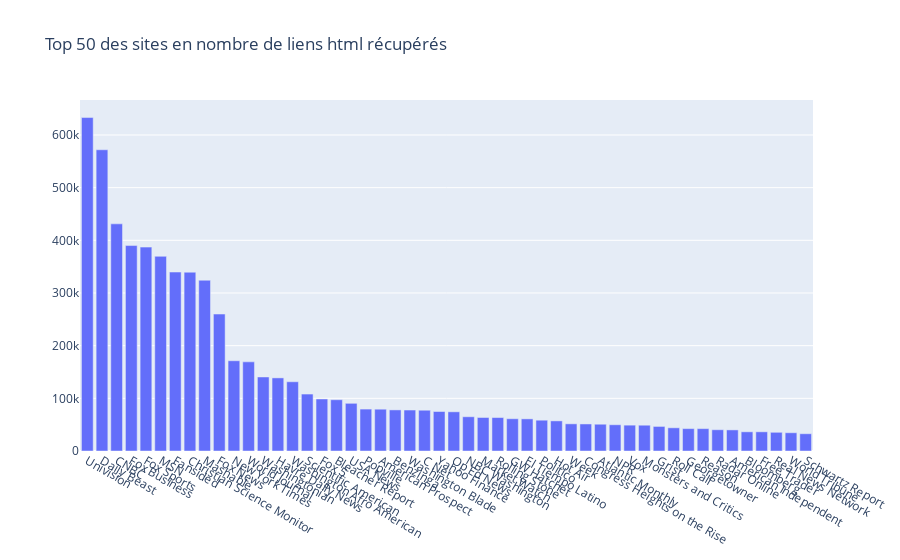

The notebook cell saved with this chart:
### Code cell
fig = go.Figure(data=[
    go.Bar(name="Top 50 des médias scrappés en nb", x=nb_liens_html.iloc[:50].loc[:, "_id"], y=nb_liens_html.iloc[:50].loc[:, "nb_liens"]),
    ])
# Change the bar mode
fig.update_xaxes(tickangle=30)
fig.update_layout(
    title="Top 50 des sites en nombre de liens html récupérés"
)
fig.show()

### Figure 1 — Plotly figure (JSON) as saved in the notebook; plotly's stock layout.template omitted (floating-point values rounded to 4 significant figures)
{"data": [{"name": "Top 50 des médias scrappés en nb", "type": "bar", "x": ["Univision", "Daily Beast", "CNBC", "Fox Business", "Fox Sports", "MSN", "Fansided", "Christian Science Monitor", "Mashable", "Fox News", "New York Times", "World Journal", "Washingtonian", "Havre Daily News", "Washington Afro American", "Scientific American", "Fox 5", "Bleacher Report", "USA News", "Popville", "American Prospect", "Benzinga", "Washington Blade", "C Net", "Yahoo Finance", "Op Ed News", "NBC Washington", "Market Watch", "Rolling Stone", "GW Hatchet", "El Tiempo Latino", "Politico", "Hot Air", "Week", "Congress Heights on the Rise", "Atlantic Monthly", "NPR", "Vox", "Monsters and Critics", "Grist", "Roll Call", "Georgetowner", "Reason", "Radar Online", "American Independent", "Bloomberg", "Free Trader", "Real News Network", "World Tribune", "Schwartz Report"], "y": [633090, 571896, 431274, 390049, 387080, 369622, 339781, 339485, 324229, 260000, 171345, 169258, 140575, 138803, 131424, 108124, 98779, 97363, 90540, 79589, 79364, 78025, 77790, 77421, 75000, 74405, 65018, 63628, 63485, 61252, 60996, 58491, 57161, 51579, 51341, 50850, 49814, 49075, 48959, 46652, 44057, 42515, 42478, 40359, 40064, 36440, 36430, 35499, 34663, 32781]}], "layout": {"title": {"text": "Top 50 des sites en nombre de liens html récupérés"}, "xaxis": {"tickangle": 30}}}
